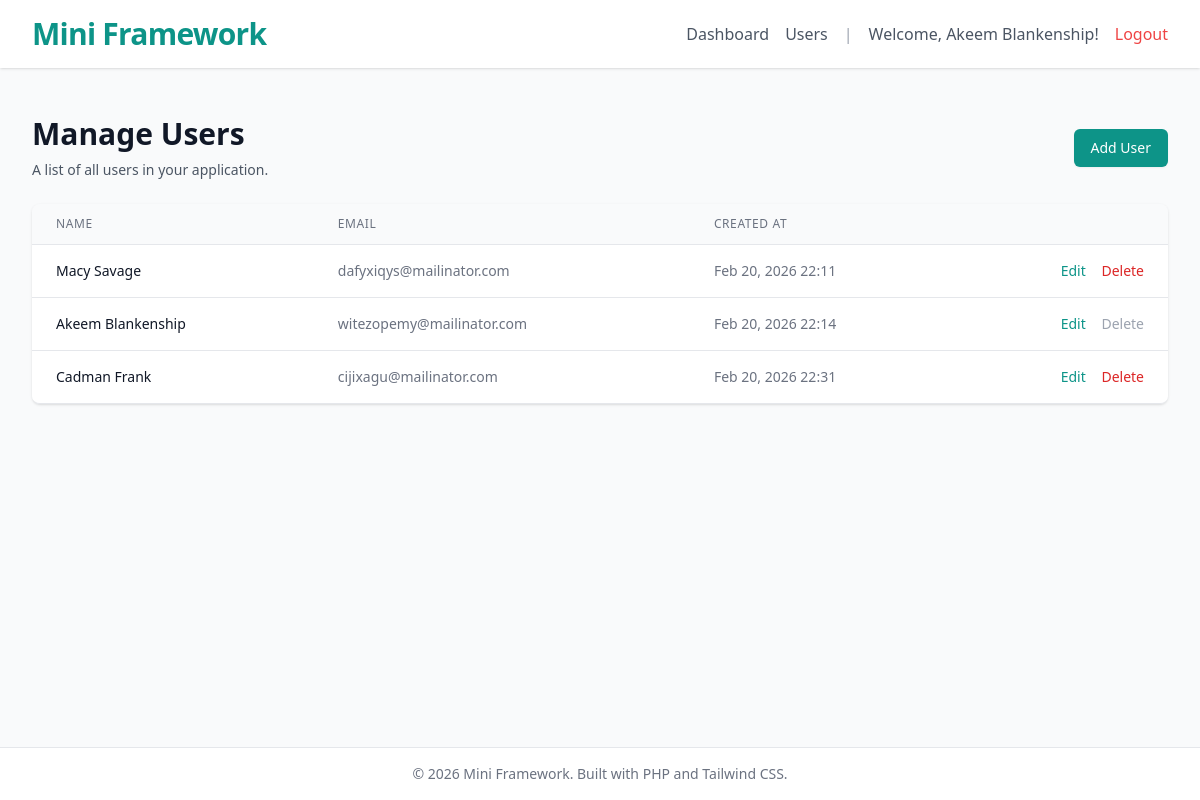
Before: /users (signed in) with the older database file.
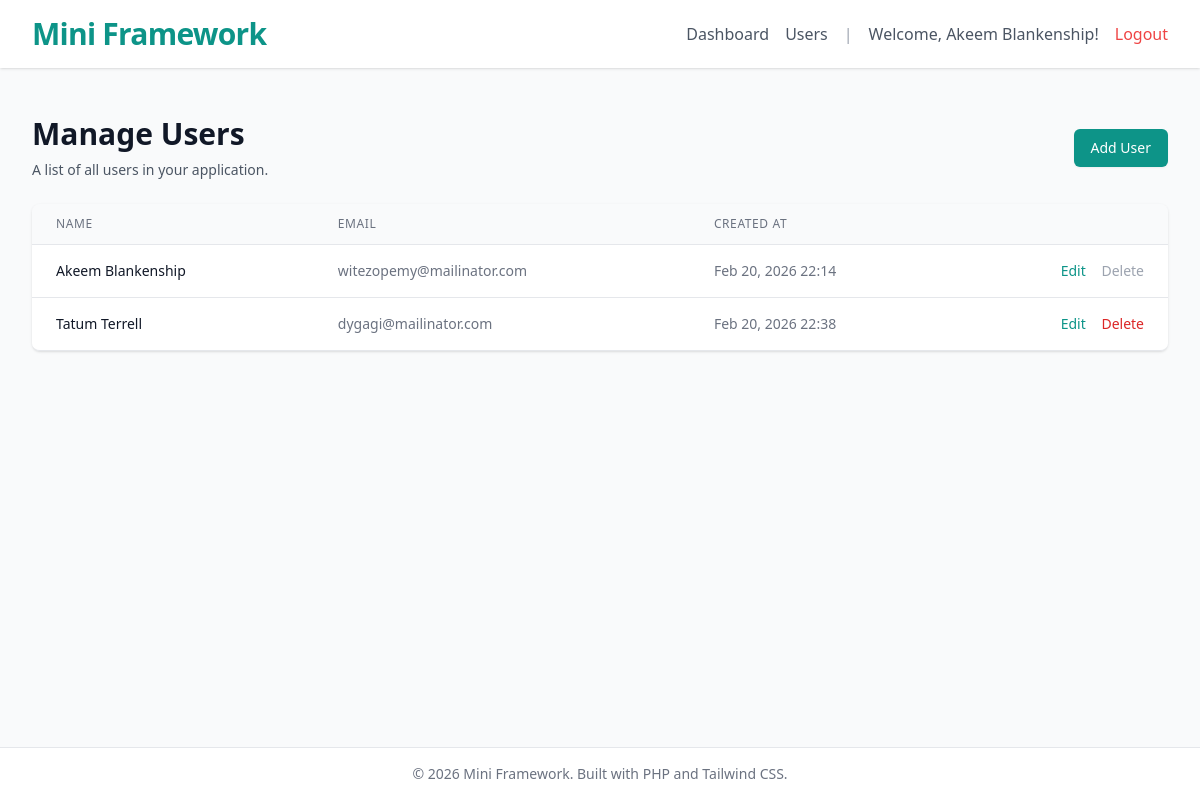
After: the same page with the newer database file.
### tables this page shows
CREATE TABLE users (
        id INTEGER PRIMARY KEY AUTOINCREMENT,
        name TEXT NOT NULL,
        email TEXT UNIQUE NOT NULL,
        password TEXT NOT NULL,
        created_at DATETIME DEFAULT CURRENT_TIMESTAMP,
        updated_at DATETIME DEFAULT CURRENT_TIMESTAMP
    );

### app/Controllers/UserController.php (called while the page is built, shortened)
<?php
class UserController extends Controller
{
    private User $userModel;
    public function __construct()
    {
        $this->userModel = new User();
    }
    public function index()
    {
        $users = $this->userModel->all();
        $this->view('users/index', [
            'title' => 'Manage Users',
            'users' => $users
        ]);
    }
}

### public/index.php (called while the page is built, shortened)
<?php
$router = new Router();
$uri = parse_url($_SERVER['REQUEST_URI'])['path'];
$method = $_SERVER['REQUEST_METHOD'];
$router->dispatch($uri, $method);

### config/database.php (called while the page is built, shortened)
<?php
return [
    'connection' => 'sqlite',
    'host' => '127.0.0.1',
    'port' => '3306',
    'database' => __DIR__ . '/../database/database.sqlite',
    'username' => 'root',
    'password' => '',
    'options' => [
        PDO::ATTR_ERRMODE => PDO::ERRMODE_EXCEPTION,
        PDO::ATTR_DEFAULT_FETCH_MODE => PDO::FETCH_ASSOC,
        PDO::ATTR_EMULATE_PREPARES => false,
    ]
];

### app/Core/Database.php (called while the page is built, shortened)
<?php
class Database
{
    private static ?PDO $connection = null;
    public static function connect(): PDO
    {
        if (self::$connection === null) {
            $config = require __DIR__ . '/../../config/database.php';
            try {
                $dsn = $config['connection'] === 'sqlite'
                    ? "sqlite:{$config['database']}"
                    : "{$config['connection']}:host={$config['host']};port={$config['port']};dbname={$config['database']}";
                self::$connection = new PDO($dsn, $config['username'], $config['password'], $config['options']);
            } catch (PDOException $e) {
                die("Could not connect to the database. Please check your configuration. Error: " . $e->getMessage());
            }
        }
        return self::$connection;
    }
}

### app/Core/Model.php (called while the page is built, shortened)
<?php
abstract class Model
{
    protected ?PDO $db;
    protected string $table;
    public function __construct()
    {
        $this->db = Database::connect();
    }
    public function all(): array
    {
        $stmt = $this->db->prepare("SELECT * FROM {$this->table}");
        $stmt->execute();
        return $stmt->fetchAll(PDO::FETCH_ASSOC);
    }
}

### views/users/index.php (the view, shortened to what this page needs)
<div class="py-6 sm:px-0">
    <div class="mb-6 flex justify-between items-center">
        <div>
            <h2 class="text-3xl font-extrabold text-gray-900">Manage Users</h2>
            <p class="mt-2 text-sm text-gray-600">A list of all users in your application.</p>
        </div>
        <a href="/users/create" class="inline-flex items-center justify-center px-4 py-2 border border-transparent text-sm font-medium rounded-md shadow-sm text-white bg-primary hover:bg-secondary focus:outline-none focus:ring-2 focus:ring-offset-2 focus:ring-primary transition">
            Add User
        </a>
    </div>
    <div class="flex flex-col">
        <div class="-my-2 overflow-x-auto sm:-mx-6 lg:-mx-8">
            <div class="py-2 align-middle inline-block min-w-full sm:px-6 lg:px-8">
                <div class="shadow overflow-hidden border-b border-gray-200 sm:rounded-lg">
                    <table class="min-w-full divide-y divide-gray-200">
                        <thead class="bg-gray-50">
                            <tr>
                                <th scope="col" class="px-6 py-3 text-left text-xs font-medium text-gray-500 uppercase tracking-wider">
                                    Name
                                </th>
                                <th scope="col" class="px-6 py-3 text-left text-xs font-medium text-gray-500 uppercase tracking-wider">
                                    Email
                                </th>
                                <th scope="col" class="px-6 py-3 text-left text-xs font-medium text-gray-500 uppercase tracking-wider">
                                    Created At
                                </th>
                                <th scope="col" class="relative px-6 py-3">
                                </th>
                            </tr>
                        </thead>
                        <tbody class="bg-white divide-y divide-gray-200">
                            <?php foreach ($users as $user): ?>
                                <tr>
                                    <td class="px-6 py-4 whitespace-nowrap text-sm font-medium text-gray-900">
                                        <?= htmlspecialchars($user['name']) ?>
                                    </td>
                                    <td class="px-6 py-4 whitespace-nowrap text-sm text-gray-500">
                                        <?= htmlspecialchars($user['email']) ?>
                                    </td>
                                    <td class="px-6 py-4 whitespace-nowrap text-sm text-gray-500">
                                        <?= htmlspecialchars(date('M j, Y H:i', strtotime($user['created_at']))) ?>
                                    </td>
                                    <td class="px-6 py-4 whitespace-nowrap text-right text-sm font-medium">
                                        <a href="/users/<?= $user['id'] ?>/edit" class="text-primary hover:text-secondary mr-3 text-medium">Edit</a>
                                        <?php if ($user['id'] !== $_SESSION['user_id']): ?>
                                            <form action="/users/<?= $user['id'] ?>/delete" method="POST" class="inline" onsubmit="confirmDeletion(event, this)">
                                                <button type="submit" class="text-red-600 hover:text-red-900 font-medium">Delete</button>
                                            </form>
                                        <?php else: ?>
                                            <span class="text-gray-400 cursor-not-allowed">Delete</span>
                                        <?php endif; ?>
                                    </td>
                                </tr>
                            <?php endforeach; ?>
                        </tbody>
                    </table>
                </div>
            </div>
        </div>
    </div>
</div>
<?php
$content = ob_get_clean();
require __DIR__ . '/../../views/layout.php';
?>

### app/Core/Router.php (shortened to what this page needs)
<?php
class Router
{
    private array $routes = [];
    private function addRoute(string $method, string $uri, array|callable $action): void
    {
        $this->routes[] = compact('method', 'uri', 'action');
    }
    public function dispatch(string $uri, string $requestMethod): mixed
    {
        foreach ($this->routes as $route) {
            $pattern = "#^" . $route['uri'] . "$#";
            if ($route['method'] === $requestMethod && preg_match($pattern, $uri, $matches)) {
                array_shift($matches);
                $action = $route['action'];
                if (is_array($action)) {
                    [$class, $method] = $action;
                    if (class_exists($class)) {
                        $controller = new $class();
                        if (method_exists($controller, $method)) {
                            return call_user_func_array([$controller, $method], $matches);
                        }
                    }
                }
            }
        }
        return $this->abort();
    }
}

### app/Core/Controller.php (shortened to what this page needs)
<?php
class Controller
{
    protected function view(string $name, array $data = []): void
    {
        extract($data);
        $viewPath = __DIR__ . "/../../views/{$name}.php";
        if (file_exists($viewPath)) {
            require $viewPath;
        } else {
            echo "View [{$name}] not found.";
        }
    }
}

### views/layout.php (shortened to what this page needs)
<!DOCTYPE html>
<html lang="en">
<head>
    <script src="https://cdn.tailwindcss.com"></script>
</head>
<body class="bg-gray-50 text-gray-800 font-sans antialiased">
    <div class="min-h-screen flex flex-col">
        <header class="bg-white shadow">
            <div class="max-w-7xl mx-auto py-4 px-4 sm:px-6 lg:px-8 flex justify-between items-center">
                <a href="/" class="text-3xl font-bold tracking-tight text-primary hover:text-secondary transition">Mini Framework</a>
                <nav class="flex space-x-4">
                    <?php if (isset($_SESSION['user_id'])): ?>
                        <a href="/dashboard" class="text-gray-600 hover:text-gray-900 font-medium self-center">Dashboard</a>
                        <a href="/users" class="text-gray-600 hover:text-gray-900 font-medium self-center">Users</a>
                        <span class="text-gray-400 self-center">|</span>
                        <span class="text-gray-600 self-center">Welcome, <?= htmlspecialchars($_SESSION['user_name']) ?>!</span>
                        <form action="/logout" method="POST" class="inline">
                            <button type="submit" class="text-red-500 hover:text-red-700 font-medium">Logout</button>
                        </form>
                    <?php else: ?>
                        <a href="/login" class="text-gray-600 hover:text-gray-900 font-medium">Login</a>
                        <a href="/register" class="bg-primary text-white px-3 py-1 rounded hover:bg-secondary font-medium transition">Register</a>
                    <?php endif; ?>
                </nav>
            </div>
        </header>
        <main class="flex-grow">
            <div class="max-w-7xl mx-auto py-6 sm:px-6 lg:px-8">
                <?= $content ?? '' ?>
            </div>
        </main>
        <footer class="bg-white border-t border-gray-200 mt-auto">
            <div class="max-w-7xl mx-auto py-4 px-4 sm:px-6 lg:px-8 text-center text-sm text-gray-500">
                &copy; <?= date('Y') ?> Mini Framework. Built with PHP and Tailwind CSS.
            </div>
    </div>
</body>
</html>

Changed rows visible on the page:
removed users: name "Macy Savage", email "dafyxiqys@mailinator.com", created_at "Feb 20, 2026 22:11"
removed users: name "Cadman Frank", email "cijixagu@mailinator.com", created_at "Feb 20, 2026 22:31"
added users: name "Tatum Terrell", email "dygagi@mailinator.com", created_at "Feb 20, 2026 22:38"
